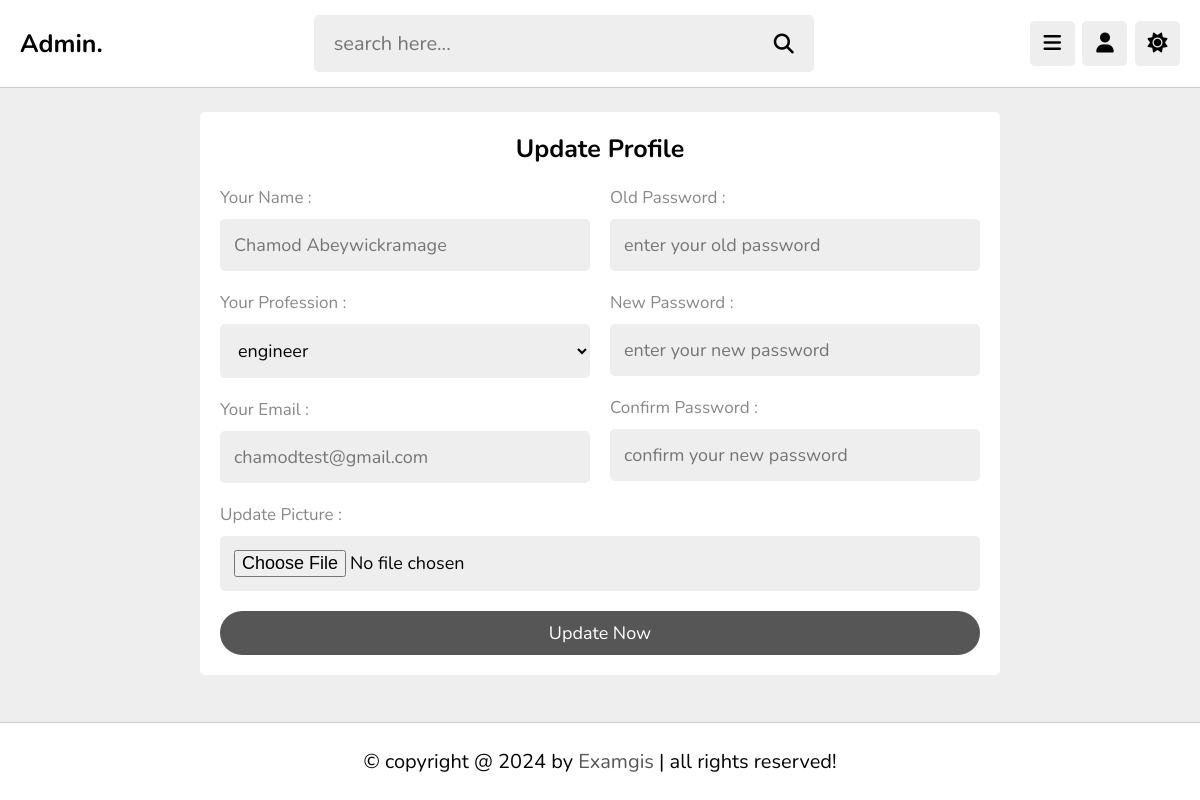
/admin/update.php (signed in), run on the app's committed database.
### tables this page shows
CREATE TABLE `tutors` (
  `id` varchar(20) NOT NULL,
  `name` varchar(50) NOT NULL,
  `profession` varchar(50) NOT NULL,
  `email` varchar(50) NOT NULL,
  `password` varchar(50) NOT NULL,
  `image` varchar(100) NOT NULL
);

### admin/update.php (the view, shortened to what this page needs)
<?php
   include '../components/connect.php';
?>
<!DOCTYPE html>
<html lang="en">
<head>
   <link rel="stylesheet" href="https://cdnjs.cloudflare.com/ajax/libs/font-awesome/6.2.0/css/all.min.css">
   <link rel="stylesheet" href="../css/admin_style.css">
</head>
<body>
<?php include '../components/admin_header.php'; ?>
<section class="form-container" style="min-height: calc(100vh - 19rem);">
   <form class="register" action="" method="post" enctype="multipart/form-data">
      <h3>Update Profile</h3>
      <div class="flex">
         <div class="col">
            <p>Your Name :</p>
            <input type="text" name="name" placeholder="<?= $fetch_profile['name']; ?>" maxlength="50"  class="box">
            <p>Your Profession :</p>
            <select name="profession" class="box">
               <option value="" selected><?= $fetch_profile['profession']; ?></option>
            </select>
            <p>Your Email :</p>
            <input type="email" name="email" placeholder="<?= $fetch_profile['email']; ?>"  class="box">
         </div>
         <div class="col">
            <p>Old Password :</p>
            <input type="password" name="old_pass" placeholder="enter your old password" maxlength="20"  class="box">
            <p>New Password :</p>
            <input type="password" name="new_pass" placeholder="enter your new password" maxlength="20"  class="box">
            <p>Confirm Password :</p>
            <input type="password" name="cpass" placeholder="confirm your new password" maxlength="20"  class="box">
         </div>
      </div>
      <p>Update Picture :</p>
      <input type="file" name="image" accept="image/*"  class="box">
      <input type="submit" name="submit" value="update now" class="btn">
   </form>
</section>
<?php include '../components/footer.php'; ?>
</body>
</html>

### css/admin_style.css (style rules this page uses)
:root { --main-color:#565656; --red:#e74c3c; --oragen:#030303; --white:#fff; --black:#030303; --light-color:#888; --light-bg:#eee; --border:.1rem solid rgba(0,0,0,.2); }
* { font-family: 'Nunito', sans-serif; margin: 0; padding: 0; box-sizing: border-box; outline: none; border: none; text-decoration: none; }
html { font-size: 62.5%; overflow-x: hidden; }
body { background-color: var(--light-bg); padding-left: 30rem; }
section { padding:2rem; max-width: 1200px; margin: 0 auto; }
.btn, .option-btn, .delete-btn, .inline-btn, .inline-option-btn, .inline-delete-btn { border-radius: 30px; padding: 1rem 3rem; font-size: 1.8rem; color: #fff; margin-top: 1rem; text-transform: capitalize; cursor: pointer; text-align: center; }
.btn, .option-btn, .delete-btn { display: block; width: 100%; }
.btn, .inline-btn { background-color: var(--main-color); }
.form-container { display: flex; align-items: center; justify-content: center; min-height: 100vh; }
.form-container form { background-color: var(--white); border-radius: .5rem; padding: 2rem; }
.form-container .register { width: 80rem; }
.form-container form h3 { text-align: center; font-size: 2.5rem; margin-bottom: 1rem; color: var(--black); text-transform: capitalize; }
.form-container form p { padding-top: 1rem; font-size: 1.7rem; color: var(--light-color); }
.form-container form .box { width: 100%; border-radius: .5rem; margin: 1rem 0; font-size: 1.8rem; color: var(--black); padding: 1.4rem; background-color: var(--light-bg); }
.form-container .flex { display: flex; gap: 2rem; }
.form-container .flex .col { flex: 1 1 25rem; }
@media (max-width:1200px) { body { padding-left: 0; } }

### data on the page
tutors: name "Chamod Abeywickramage", profession "engineer", email "chamodtest@gmail.com"
